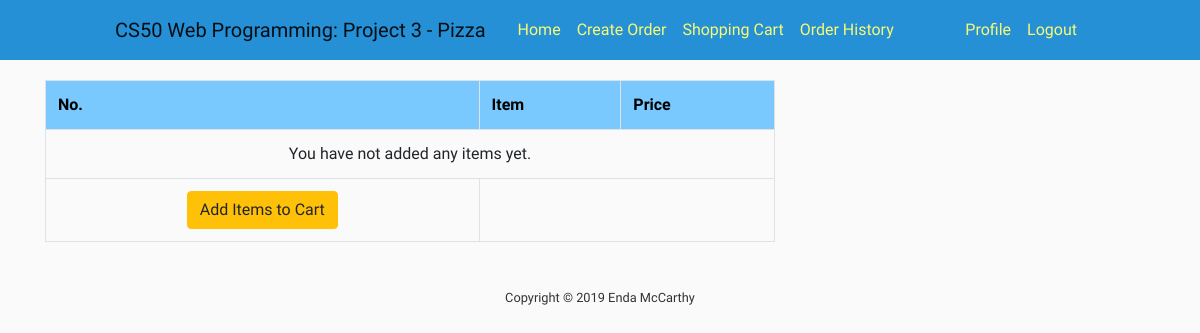
The app's page /order-summary/ (signed in), older data.
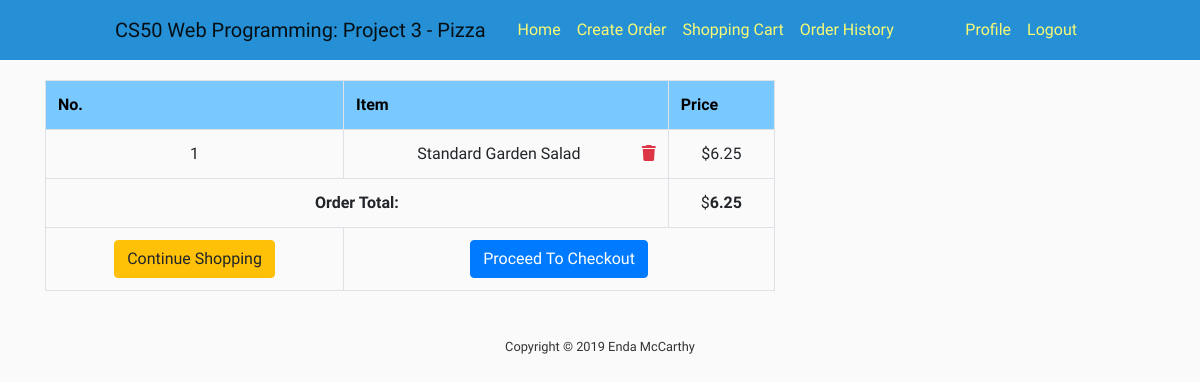
The same page, newer data.
### shopping_cart/models.py (models this page shows, shortened)
class OrderItem(models.Model):
    item = models.OneToOneField(Item, on_delete=models.SET_NULL, null=True)
    is_ordered = models.BooleanField(default=False)
    date_added = models.DateTimeField(auto_now=True)
    date_ordered = models.DateTimeField(null=True)

class Order(models.Model):
    ref_code = models.CharField(max_length=15)
    owner = models.ForeignKey(Cart, on_delete=models.SET_NULL, null=True)
    is_ordered = models.BooleanField(default=False)
    items = models.ManyToManyField(OrderItem)
    date_ordered = models.DateTimeField(auto_now=True)
    def get_cart_items(self):
        return self.items.all()
    def get_cart_total(self):
        return sum([item.item.price for item in self.items.all()])

### orders/models.py (models this page shows, shortened)
class Item(models.Model):
    meal = models.ForeignKey(Meal, on_delete=models.CASCADE)
    meal_type = models.ForeignKey(Meal_Type, on_delete=models.CASCADE)
    size = models.ForeignKey(Size, on_delete=models.CASCADE)
    meal_addition = models.ManyToManyField(Meal_Addition, blank=True)
    price = models.FloatField(default=0)
    user = models.ForeignKey(User, on_delete=models.CASCADE)
    timestamp = models.DateTimeField(auto_now_add=True, auto_now=False)

class Size(models.Model):
    size = models.CharField(max_length=64)
    def __str__(self):
        return f"{self.size}"

class Meal_Type(models.Model):
    name = models.CharField(max_length=64)
    meal = models.ForeignKey(Meal, on_delete=models.CASCADE, null=True)
    size = models.ManyToManyField(Size)
    meal_addition = models.ManyToManyField(Meal_Addition, blank=True)
    def __str__(self):
        return f"{self.name}"

### shopping_cart/views.py (the view)
# urls.py: path('order-summary/', order_details, name="order_summary"),
@login_required()
def order_details(request, **kwargs):
    existing_order = get_user_pending_order(request)
    context = {
        'order': existing_order,
        'title': 'Cart'
    }
    return render(request, 'shopping_cart/order_summary.html', context)

### shopping_cart/views.py (called while the page is built)
def get_user_pending_order(request):
    user_cart = get_object_or_404(Cart, user=request.user)
    order = Order.objects.filter(owner=user_cart, is_ordered=False)
    if order.exists():
        return order[0]
    return 0

### shopping_cart/templates/shopping_cart/order_summary.html (shortened to what this page needs)
{% extends 'orders/base.html' %}
{% block content %}
    <table class="table table-hover table-bordered text-center">
        <tr class="text-center">
            <th>No.</th>
            <th>Item</th>
            <th>Price</th>
        </tr>
        {% for item in order.get_cart_items %}
            <tr>
                <td>{{ forloop.counter }}</td>
                <td>
                    {{ item.item.size }} {{ item.item.meal_type }}
                    <span class="float-right">
                        <a href="{% url 'shopping_cart:delete_item' item.id %}" data-balloon="remove this item from cart"
                            class="text-danger" onclick="return confirm_delete();">
                            <i class="fas fa-trash"></i>
                        </a>
                    </span>
                </td>
                <td>${{ item.item.price }}</td>
            </tr>
        {% empty %}
            <tr>
                <td colspan="3"> You have not added any items yet.</td>
            </tr>
        {% endfor %}
        <tr>
            {% if order.get_cart_total != None %}
                <td colspan="2">
                    <strong class="pull-right">Order Total:</strong>
                </td>
                <td colspan="1">
                    $<strong>{{ order.get_cart_total }}</strong>
                </td>
            {% endif %}
        </tr>
        <tr>
            <td colspan="1">
                <a href="{% url 'orders-create' %}" class="btn btn-warning pull-left">
                    {% if order %}Continue Shopping{% else %}Add Items to Cart {% endif %}
                </a>
            </td>
            <td colspan="2">
                {% if order.get_cart_items %}
                    <a href="{% url 'shopping_cart:checkout' %}" class="pull-right btn btn-primary">Proceed To Checkout</a>
                {% endif %}
            </td>
        </tr>
    </table>
{% endblock content %}

Row changes from the older to the newer data that the page shows:
added OrderItem: item.size "Standard", item.meal_type "Garden Salad", item.price "6.25"
added Order: get_cart_total "6.25"
Text that changed along with them:
text no longer shown: "You have not added any items yet. Add Items to Cart"
text now shown: "Order Total: $ Continue Shopping Proceed To Checkout"
